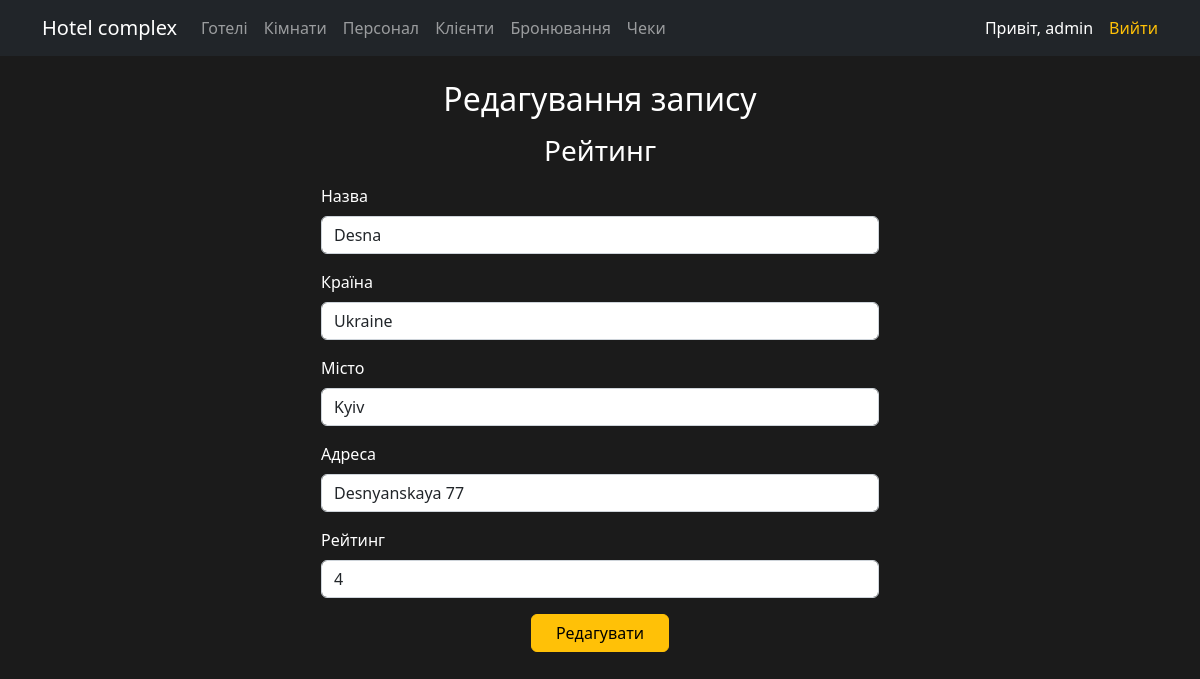
Screenshot of /Hotelcomplex/edit.php?table=hotel&id=1 (signed in) with the database file from the repository.
### tables this page shows
CREATE TABLE `hotel` (
  `id` bigint UNSIGNED NOT NULL,
  `name` varchar(20) NOT NULL,
  `country` varchar(30) NOT NULL,
  `city` varchar(30) NOT NULL,
  `address` varchar(30) NOT NULL,
  `star_rating` int UNSIGNED NOT NULL
);

### Hotelcomplex/includes/connection.php (called while the page is built, shortened)
<?php
function _switch($table) {
    switch ($table) {
        case 'hotel':
            $name = 'Таблиця готелів';
            $cols = ['ID', 'Назва', 'Країна', "Місто", "Адреса", "Рейтинг"];
            $n_cols = [
                'id' => $cols[0],
                'name' => $cols[1],
                'country' => $cols[2],
                'city' => $cols[3],
                'address' => $cols[4],
                'star_rating' => $cols[5]
            ];
            break;
    }
    return [
        'name'   => $name,
        'cols'   => $cols,
        'n_cols' => $n_cols
    ];
}

### Hotelcomplex/edit.php (the view, shortened to what this page needs)
<?php
require_once("includes/connection.php");
if (!empty($_POST)) {
    $table = htmlspecialchars($_POST['table']);
    $id = filter_var($_POST['id'], FILTER_SANITIZE_NUMBER_INT);
    if (!filter_var($id, FILTER_VALIDATE_INT)) {
        exit('Помилка з айді!');
    }
    extract(_switch($table));
    foreach ($n_cols as $col => $a) {
        $col_name = $col;
        break;
    }
    $i = 0;
    $_data = [];
    foreach ($_POST as $key => $data) {
        if ($i > 1) {
            $_data[$i - 2] = $data;
        }
        $i++;
    }
    $sql = "UPDATE `$table` SET ";
    $i = 0;
    foreach ($n_cols as $col => $a) {
        if ($i != 0) {
            if ($i > 1) {
                $sql .= ", ";
            }
            $sql .= "`" . $col . "` = '" . $_data[$i - 1] . "'";
        }
        $i++;
    }
    $sql .= " WHERE `$col_name` = '$id'";
    mysqli_query($con, $sql);
    msg('Запис успішно змінено!', false);
    header('Location: /?table=' . $table);
} else if ($_GET["table"] != "" && $_GET["id"] != "") {
    $table = htmlspecialchars($_GET['table']);
    $id = filter_var($_GET['id'], FILTER_SANITIZE_NUMBER_INT);
    extract(_switch($table));
    require 'includes/header.php';
    foreach ($n_cols as $col => $a) {
        $col_name = $col;
        break;
    }
    $data = mysqli_query($con, "SELECT * FROM `$table` WHERE `$table`.`$col_name` = '$id'");
    $data = mysqli_fetch_row($data);
    $_data = [];
    $i = 0;
    foreach ($n_cols as $col => $name) {
        $_data[$col] = $data[$i];
        $i++;
    }
?>
    <div class="container mregister">
        <div id="login" class="text-white">
            <h2 class="pt-4 text-center">Редагування запису</h2>
            <h3 class="py-2 text-center"><?= $name ?></h3>
            <form class="w-50 mx-auto" action="edit.php" id="loginform" method="post" name="loginform">
                <?php $i = 0; ?>
                <?php foreach ($_data as $key => $data) : ?>
                    <?php if ($i != 0) : ?>
                        <?php
                            $type = 'text';
                        ?>
                        <label class="form-label" for="<?= $key ?>"><?= $n_cols[$key] ?></label>
                        <input class="form-control mb-3" id="<?= $key ?>" name="<?= $key ?>" size="20" type="<?= $type ?>" value="<?= htmlspecialchars($data) ?>" required>
                    <?php endif; ?>
                    <?php $i++; ?>
                <?php endforeach; ?>
                <input class="btn btn-warning d-block mx-auto mb-5 mt-2 px-4 " type="submit" value="Редагувати">
            </form>
        </div>
    </div>
<?php
    require 'includes/footer.php';
} else {
    header('Location: /');
}

### Hotelcomplex/css/style.css (style rules this page uses)
body { background-color: rgb(27, 27, 27); color: #fff; }

### rows the page displays
hotel: name "Desna", country "Ukraine", city "Kyiv", address "Desnyanskaya 77", star_rating "4"

### other values shown
$_SESSION['user'][0] "admin"
$name "Рейтинг"
$n_cols[$key] "Назва"
$n_cols[$key] "Країна"
$n_cols[$key] "Місто"
$n_cols[$key] "Адреса"
$n_cols[$key] "Рейтинг"
